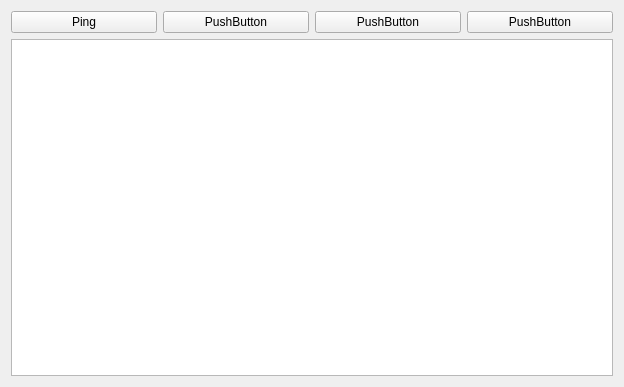
<?xml version="1.0" encoding="UTF-8"?>
<ui version="4.0">
 <class>Form</class>
 <widget class="QWidget" name="Form">
  <property name="geometry">
   <rect>
    <x>0</x>
    <y>0</y>
    <width>624</width>
    <height>387</height>
   </rect>
  </property>
  <property name="windowTitle">
   <string>Form</string>
  </property>
  <layout class="QGridLayout" name="gridLayout">
   <item row="0" column="0">
    <layout class="QVBoxLayout" name="verticalLayout">
     <item>
      <layout class="QHBoxLayout" name="horizontalLayout">
       <item>
        <widget class="QPushButton" name="pushButton">
         <property name="text">
          <string>Ping</string>
         </property>
        </widget>
       </item>
       <item>
        <widget class="QPushButton" name="pushButton_2">
         <property name="text">
          <string>PushButton</string>
         </property>
        </widget>
       </item>
       <item>
        <widget class="QPushButton" name="pushButton_3">
         <property name="text">
          <string>PushButton</string>
         </property>
        </widget>
       </item>
       <item>
        <widget class="QPushButton" name="pushButton_4">
         <property name="text">
          <string>PushButton</string>
         </property>
        </widget>
       </item>
      </layout>
     </item>
     <item>
      <widget class="QTableWidget" name="tableWidget"/>
     </item>
    </layout>
   </item>
  </layout>
 </widget>
 <resources/>
 <connections>
  <connection>
   <sender>pushButton</sender>
   <signal>clicked()</signal>
   <receiver>Form</receiver>
   <slot>onTestBtnClicked()</slot>
   <hints>
    <hint type="sourcelabel">
     <x>86</x>
     <y>18</y>
    </hint>
    <hint type="destinationlabel">
     <x>178</x>
     <y>7</y>
    </hint>
   </hints>
  </connection>
 </connections>
 <slots>
  <slot>onTestBtnClicked()</slot>
 </slots>
</ui>
